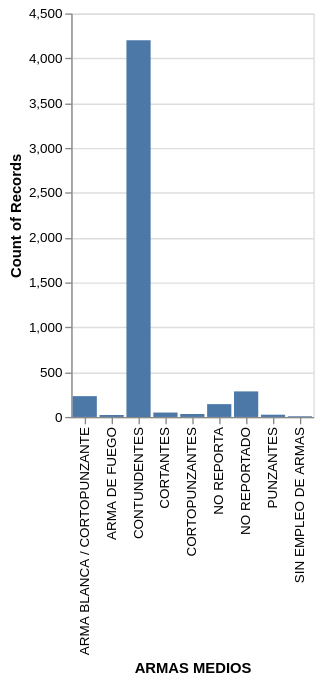

Notebook cell for this chart:
### Markdown cell above
# Análisis de la Gráfica
De la gráfica de barras anterior, se muestra que las armas contundentes son las que predomina en los casos de Violencia para el Departamento del Valle, seguido de las armas blancas o cortopunzantes.

### Code cell
# Generemos un Histograma por cantidad de tipos de arma o medio usado
# en los casos de violencia domestica reportada.
alt.Chart(df).mark_bar().encode(alt.X('ARMAS MEDIOS'), y='count()')

### Figure 1 — Vega-Lite specification as saved in the notebook (floating-point values rounded to 4 significant figures; data arrays with more than 128 entries replaced by an {"elided": "..."} marker saying what was removed)
{"config": {"view": {"continuousWidth": 400, "continuousHeight": 300}}, "data": {"name": "data-ef7b094600960c3ad7f90c665cd16e5e"}, "mark": "bar", "encoding": {"x": {"field": "ARMAS MEDIOS", "type": "nominal"}, "y": {"aggregate": "count", "type": "quantitative"}}, "$schema": "https://vega.github.io/schema/vega-lite/v4.17.0.json", "datasets": {"data-ef7b094600960c3ad7f90c665cd16e5e": {"elided": "4998 records"}}}
